Frame 1 (no input): blank canvas, image omitted
Frame 60 (the mouse pressed at the canvas centre just before this capture): blank canvas, image omitted
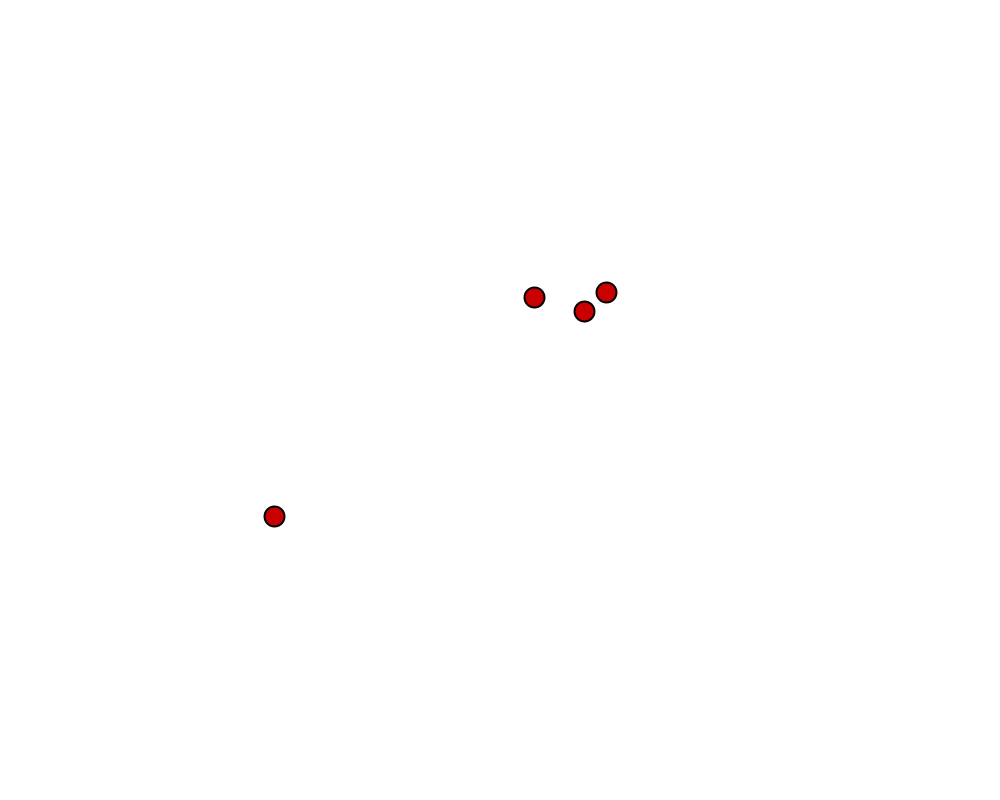
Frame 120 (the mouse held since frame 60 and released just before this capture)

The Processing sketch whose frames 1 and 60 were blank and that drew this single picture after the mouse press (run headless with seeded random() and noise(); from frame 60 on, the mouse is pressed at the canvas centre):

// Processing sketch: Bouncer
// ── Bouncer.pde
import java.util.Queue;
import java.util.LinkedList;
import java.util.Iterator;

final float g = 9.81;
final float dt = 0.04;

Queue<Ball> balls = new LinkedList<Ball>();
Queue<Ball> tempQueue;
Iterator<Ball> it;

void setup(){
  size(1000, 800);
  balls.add(new Ball(width/2, height/8, 10, color(200, 0, 0)));
}

void draw(){
  background(255);
  it = balls.iterator();
  while (it.hasNext()){
    it.next().show();
  }
  update();
}

void update(){
  tempQueue = new LinkedList<Ball>(); 
  while (balls.size()>0){
    balls.remove().update();
  }
  balls = tempQueue;
}

void collide(Ball ball){
  if (ball.r <= 2 || ball.count >= 4){
    tempQueue.add(ball);
    return;
  }
  ball.count++;
  int n = 4;
  Ball[] res = new Ball[n];
  float rr, xx, yy;
  rr = xx = yy = 0;
  for (int i = 0; i < n-1; i++){
    res[i] = new Ball(ball.x, ball.y, ball.r, color(200, 0, 0));
    rr += res[i].r;
    xx += (res[i].vx = ball.vx + random(-2, 2));
    yy += (res[i].vy = ball.vy + random(-2, 2));
  }
  res[n-1] = new Ball(ball.x, ball.y, ball.r, color(200, 0, 0));
  res[n-1].vx = (n*ball.vx - xx);
  res[n-1].vy = (n*ball.vy - yy);
  for (Ball b: res){
    b.count = ball.count;
    tempQueue.add(b);
  }
}

// ── Ball.pde
class Ball{
  float x, y, r;
  float vx, vy;
  color clr;
  int count = 0;
  Ball(float x, float y, float r, color clr){
    this.x = x;
    this.y = y;
    this.r = r;
    this.clr = clr;
  }
  void set(float x, float y){
    vx = x;
    vy = y;
  }
  void show(){
    fill(clr);
    stroke(0);
    strokeWeight(2);
    circle(x, y, 2*r);
  }
  void update(){
    x += vx;
    y += vy;
    vy += g*dt;
    if ((vx > 0 && x+r>=width) || (vx < 0 && x-r <= 0)) vx = -4*vx/5;
    if (y+r >= height && vy > 0){
      vy = -4*vy/5;
      collide(this);
    }else{
      tempQueue.add(this);
    }
  }
}
